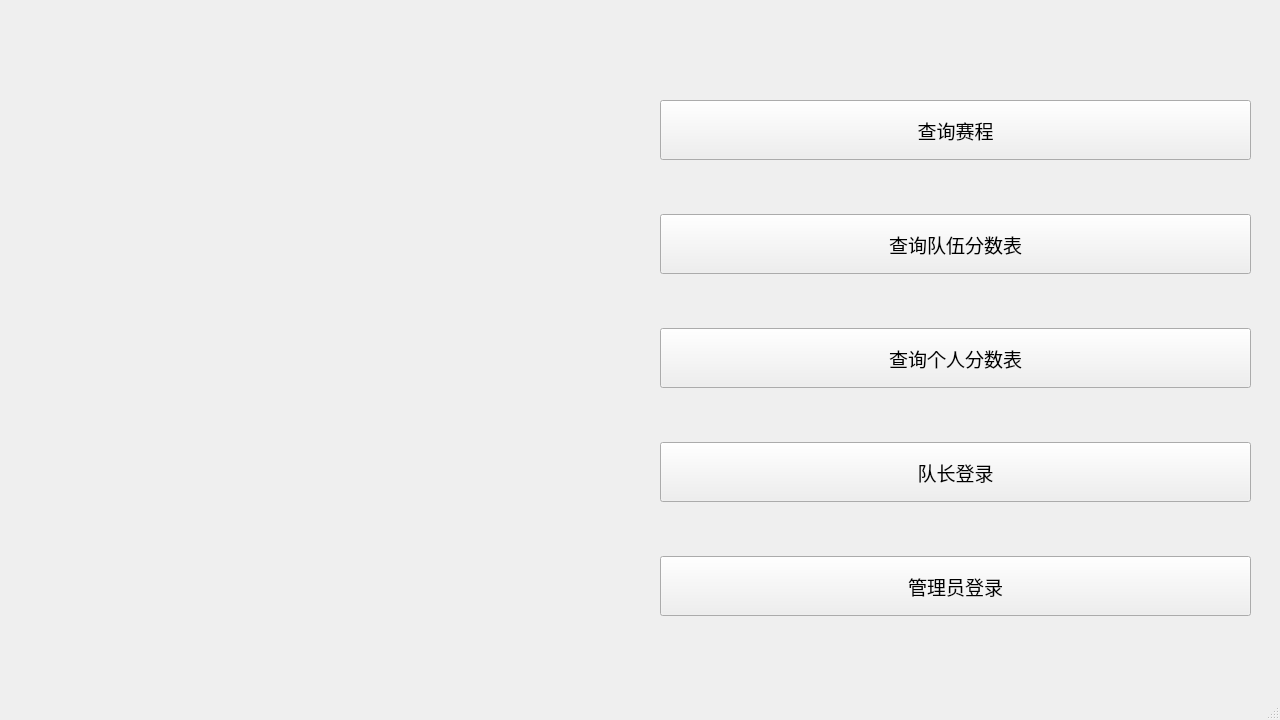
<?xml version="1.0" encoding="UTF-8"?>
<ui version="4.0">
 <class>MainWindow</class>
 <widget class="QMainWindow" name="MainWindow">
  <property name="geometry">
   <rect>
    <x>0</x>
    <y>0</y>
    <width>1280</width>
    <height>720</height>
   </rect>
  </property>
  <property name="sizePolicy">
   <sizepolicy hsizetype="Fixed" vsizetype="Fixed">
    <horstretch>0</horstretch>
    <verstretch>0</verstretch>
   </sizepolicy>
  </property>
  <property name="minimumSize">
   <size>
    <width>1280</width>
    <height>720</height>
   </size>
  </property>
  <property name="maximumSize">
   <size>
    <width>1280</width>
    <height>720</height>
   </size>
  </property>
  <property name="windowTitle">
   <string>主界面</string>
  </property>
  <widget class="QWidget" name="centralwidget">
   <widget class="QWidget" name="verticalLayoutWidget">
    <property name="geometry">
     <rect>
      <x>660</x>
      <y>60</y>
      <width>591</width>
      <height>601</height>
     </rect>
    </property>
    <layout class="QVBoxLayout" name="verticalLayout">
     <property name="spacing">
      <number>14</number>
     </property>
     <property name="leftMargin">
      <number>0</number>
     </property>
     <property name="topMargin">
      <number>0</number>
     </property>
     <item>
      <widget class="QPushButton" name="showScheduleButton">
       <property name="minimumSize">
        <size>
         <width>0</width>
         <height>60</height>
        </size>
       </property>
       <property name="font">
        <font>
         <family>幼圆</family>
         <pointsize>14</pointsize>
        </font>
       </property>
       <property name="text">
        <string>查询赛程</string>
       </property>
      </widget>
     </item>
     <item>
      <widget class="QPushButton" name="showTeamptButton">
       <property name="minimumSize">
        <size>
         <width>0</width>
         <height>60</height>
        </size>
       </property>
       <property name="font">
        <font>
         <family>幼圆</family>
         <pointsize>14</pointsize>
        </font>
       </property>
       <property name="text">
        <string>查询队伍分数表</string>
       </property>
      </widget>
     </item>
     <item>
      <widget class="QPushButton" name="showPlayerptButton">
       <property name="minimumSize">
        <size>
         <width>0</width>
         <height>60</height>
        </size>
       </property>
       <property name="font">
        <font>
         <family>幼圆</family>
         <pointsize>14</pointsize>
        </font>
       </property>
       <property name="text">
        <string>查询个人分数表</string>
       </property>
      </widget>
     </item>
     <item>
      <widget class="QPushButton" name="captainLoginButton">
       <property name="minimumSize">
        <size>
         <width>0</width>
         <height>60</height>
        </size>
       </property>
       <property name="font">
        <font>
         <family>幼圆</family>
         <pointsize>14</pointsize>
        </font>
       </property>
       <property name="text">
        <string>队长登录</string>
       </property>
      </widget>
     </item>
     <item>
      <widget class="QPushButton" name="adminLoginButton">
       <property name="minimumSize">
        <size>
         <width>0</width>
         <height>60</height>
        </size>
       </property>
       <property name="font">
        <font>
         <family>幼圆</family>
         <pointsize>14</pointsize>
        </font>
       </property>
       <property name="text">
        <string>管理员登录</string>
       </property>
      </widget>
     </item>
    </layout>
   </widget>
   <widget class="QLabel" name="label">
    <property name="geometry">
     <rect>
      <x>30</x>
      <y>60</y>
      <width>600</width>
      <height>600</height>
     </rect>
    </property>
    <property name="styleSheet">
     <string notr="true">border-image: url(:/prefix/logo.jpeg);</string>
    </property>
    <property name="text">
     <string/>
    </property>
   </widget>
  </widget>
  <widget class="QMenuBar" name="menubar">
   <property name="geometry">
    <rect>
     <x>0</x>
     <y>0</y>
     <width>1280</width>
     <height>24</height>
    </rect>
   </property>
  </widget>
  <widget class="QStatusBar" name="statusbar"/>
 </widget>
 <resources/>
 <connections/>
</ui>
